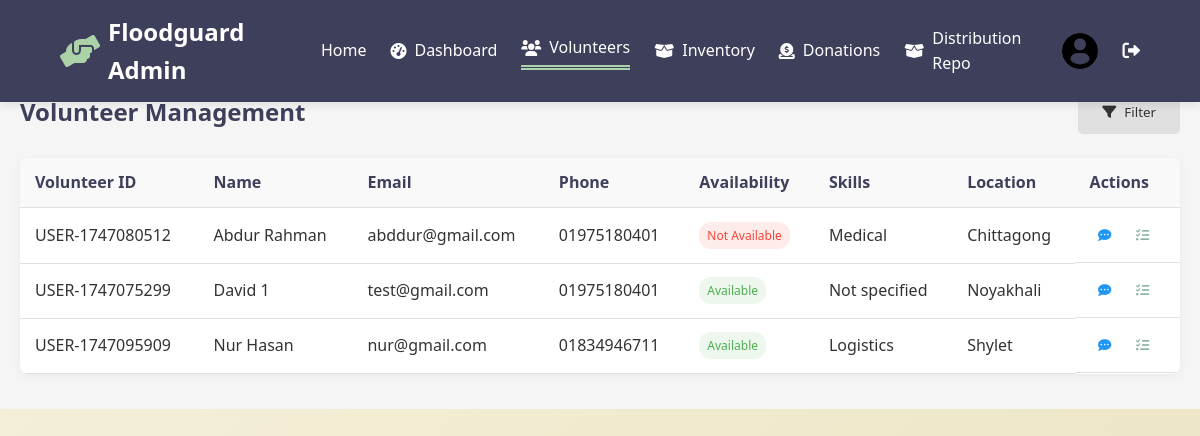
Screenshot of /volunteers.php (signed in) with the database file from the repository.
### tables this page shows
CREATE TABLE `volunteer_profiles` (
  `volunteer_id` varchar(20) NOT NULL,
  `skill_type` varchar(100) DEFAULT NULL,
  `location` varchar(100) DEFAULT NULL,
  `is_available` tinyint(1) DEFAULT 1,
  `people_helped` int(11) DEFAULT 0,
  `emergency_contact_name` varchar(100) DEFAULT NULL,
  `emergency_contact_phone` varchar(20) DEFAULT NULL
);

CREATE TABLE `users` (
  `user_id` varchar(20) NOT NULL,
  `first_name` varchar(50) NOT NULL,
  `last_name` varchar(50) NOT NULL,
  `email` varchar(100) NOT NULL,
  `password` varchar(255) NOT NULL,
  `phone` varchar(20) NOT NULL,
  `role` enum('admin','volunteer','donor') NOT NULL,
  `profile_image` varchar(255) DEFAULT NULL,
  `registration_date` datetime DEFAULT current_timestamp(),
  `last_login` datetime DEFAULT NULL,
  `status` enum('active','inactive','suspended') DEFAULT 'active'
);

### volunteers.php (the view, shortened to what this page needs)
<?php
$conn = new mysqli('localhost', 'root', '', 'floodguard');
$volunteers_query = "
    SELECT u.user_id, u.first_name, u.last_name, u.email, u.phone,
           vp.is_available, vp.skill_type, vp.location, vp.people_helped
    FROM users u
    LEFT JOIN volunteer_profiles vp ON u.user_id = vp.volunteer_id
    WHERE u.role = 'volunteer'
    ORDER BY u.first_name";
$volunteers_result = $conn->query($volunteers_query);
?>
<!DOCTYPE html>
<html lang="en">
<head>
    <link rel="stylesheet" href="style.css">
    <link rel="stylesheet" href="modal.css">
    <link rel="stylesheet" href="https://cdnjs.cloudflare.com/ajax/libs/font-awesome/6.0.0-beta3/css/all.min.css">
</head>
<body>
    <nav class="navbar">
        <div class="logo">
            <i class="fas fa-hands-helping"></i>
            <h1>Floodguard Admin</h1>
        </div>
        <ul class="nav-links">
            <li><a href="index.html"> Home</a></li>
            <li><a href="admin-dashboard.php"><i class="fas fa-tachometer-alt"></i> Dashboard</a></li>
            <li class="active"><a href="volunteers.html"><i class="fas fa-users"></i> Volunteers</a></li>
            <li><a href="inventory.html"><i class="fas fa-box-open"></i> Inventory</a></li>
            <li><a href="donations.html"><i class="fas fa-donate"></i> Donations</a></li>
            <li><a href="distribution-repo.html"><i class="fas fa-box-open"></i> Distribution Repo</a></li>
            <li>
                <div class="admin-profile">
                    <img src="profile-user.png" alt="Admin Profile">
                </div>
            </li>
            <li><a href="#" class="logout-btn"><i class="fas fa-sign-out-alt"></i></a></li>
        </ul>
    </nav>
    <div class="admin-container">
        <main class="main-content">
            <section class="volunteers-section">
                <div class="section-header">
                    <h2>Volunteer Management</h2>
                    <div class="section-actions">
                        <button class="btn btn-secondary"><i class="fas fa-filter"></i> Filter</button>
                    </div>
                </div>
                <div class="table-container">
                    <table class="data-table">
                        <thead>
                            <tr>
                                <th>Volunteer ID</th>
                                <th>Name</th>
                                <th>Email</th>
                                <th>Phone</th>
                                <th>Availability</th>
                                <th>Skills</th>
                                <th>Location</th>
                                <th>Actions</th>
                            </tr>
                        </thead>
                        <tbody>
                            <?php while ($row = $volunteers_result->fetch_assoc()): ?>
                            <tr>
                                <td><?php echo htmlspecialchars($row['user_id']); ?></td>
                                <td><?php echo htmlspecialchars($row['first_name'] . ' ' . $row['last_name']); ?></td>
                                <td><?php echo htmlspecialchars($row['email']); ?></td>
                                <td><?php echo htmlspecialchars($row['phone']); ?></td>
                                <td>
                                    <span class="badge <?php echo $row['is_available'] ? 'available' : 'not-available'; ?>">
                                        <?php echo $row['is_available'] ? 'Available' : 'Not Available'; ?>
                                    </span>
                                </td>
                                <td><?php echo htmlspecialchars($row['skill_type'] ?? 'Not specified'); ?></td>
                                <td><?php echo htmlspecialchars($row['location'] ?? 'Not specified'); ?></td>
                                <td class="actions">
                                    <button class="action-btn chat-btn" title="Chat"
                                            onclick="openChat('<?php echo $row['user_id']; ?>', '<?php echo $row['first_name'] . ' ' . $row['last_name']; ?>')">
                                        <i class="fas fa-comment-dots"></i>
                                    </button>
                                    <button class="action-btn assign-btn" title="Assign Task"
                                            onclick="openTaskModal('<?php echo $row['user_id']; ?>',
                                                                 '<?php echo addslashes($row['first_name'] . ' ' . $row['last_name']); ?>')">
                                        <i class="fas fa-tasks"></i>
                                    </button>
                                </td>
                            </tr>
                            <?php endwhile; ?>
                        </tbody>
                    </table>
                </div>
            </section>
        </main>
    </div>
</body>
</html>

### style.css (style rules this page uses)
:root { --primary-color: #3E3F5B; --secondary-color: #8AB2A6; --accent-color: #ACD3A8; --highlight-color: #ACD3A8; --light-color: #F6F1DE; --light-bg: #EBE5C2; --text-dark: #333; --text-light: #fff; --success-color: #4CAF50; --warning-color: #FFC107; --danger-color: #F44336; --info-color: #2196F3; --border-color: #e0e0e0; --border-radius: 8px; --shadow: 0 2px 10px rgba(0, 0, 0, 0.05); --glass-bg: rgba(255, 255, 255, 0.15); --glass-border: 1px solid rgba(255, 255, 255, 0.18); --glass-shadow: 0 8px 32px 0 rgba(31, 38, 135, 0.15); --glass-blur: blur(10px); }
* { margin: 0; padding: 0; box-sizing: border-box; font-family: 'Segoe UI', Tahoma, Geneva, Verdana, sans-serif; }
body { background: linear-gradient(135deg, var(--light-color), var(--light-bg)); color: var(--text-dark); line-height: 1.6; min-height: 100vh; }
.navbar { display: flex; justify-content: space-between; align-items: center; padding: 1rem 5%; color: var(--text-light); position: sticky; top: 0; z-index: 100; background-color: var(--primary-color); border-radius: 0; }
.logo { display: flex; align-items: center; gap: 0.5rem; }
.logo i { font-size: 2rem; color: var(--accent-color); }
.logo h1 { font-size: 1.5rem; }
.nav-links { display: flex; list-style: none; gap: 2rem; }
.nav-links a { color: var(--text-light); text-decoration: none; font-weight: 500; transition: color 0.3s; }
.nav-links .active { color: var(--highlight-color); border-bottom: 2px solid var(--highlight-color); padding-bottom: 0.3rem; }
.btn, .cta-button, .login-button, .signup-button { display: inline-flex; align-items: center; gap: 8px; padding: 0.8rem 1.5rem; border: none; border-radius: 5px; cursor: pointer; font-weight: 500; transition: all 0.3s; text-decoration: none; text-align: center; }
.btn i { font-size: 14px; }
.btn-secondary { background-color: #e0e0e0; color: var(--text-dark); }
.admin-container { padding-top: 70px; min-height: 100vh; }
.main-content { padding: 20px; background-color: #f5f5f5; overflow-y: auto; }
.navbar { position: fixed; top: 0; width: 100%; z-index: 1000; padding: 0.8rem 5%; background-color: var(--primary-color); box-shadow: 0 2px 10px rgba(0, 0, 0, 0.1); }
.nav-links { display: flex; align-items: center; gap: 1.5rem; }
.nav-links a { display: flex; align-items: center; gap: 0.5rem; color: var(--text-light); text-decoration: none; font-weight: 500; transition: color 0.3s; }
.nav-links .active { color: var(--accent-color); position: relative; }
.nav-links .active::after { content: ''; position: absolute; bottom: -5px; left: 0; width: 100%; height: 2px; background-color: var(--accent-color); }
.admin-profile { display: flex; align-items: center; gap: 10px; color: var(--text-light); }
.admin-profile img { width: 36px; height: 36px; border-radius: 50%; object-fit: cover; }
.logout-btn { color: var(--text-light); font-size: 1.1rem; transition: color 0.3s; }
.table-container { background-color: var(--text-light); border-radius: 8px; box-shadow: 0 2px 10px rgba(0, 0, 0, 0.05); overflow-x: auto; margin-bottom: 15px; }
.data-table { width: 100%; border-collapse: collapse; }
.data-table th, .data-table td { padding: 12px 15px; text-align: left; border-bottom: 1px solid var(--border-color); }
.data-table th { background-color: #f9f9f9; color: var(--primary-color); font-weight: 600; }
.badge { display: inline-block; padding: 4px 8px; border-radius: 12px; font-size: 12px; font-weight: 500; }
.badge.available, .badge.good, .badge.approved { background-color: rgba(76, 175, 80, 0.1); color: var(--success-color); }
.badge.not-available, .badge.rejected { background-color: rgba(244, 67, 54, 0.1); color: var(--danger-color); }
.actions { display: flex; gap: 8px; }
.action-btn { width: 30px; height: 30px; border-radius: 50%; border: none; background-color: transparent; cursor: pointer; display: flex; align-items: center; justify-content: center; transition: all 0.3s; }
.chat-btn, .edit-btn { color: var(--info-color); }
.assign-btn { color: var(--secondary-color); }
.section-header { display: flex; justify-content: space-between; align-items: center; margin-bottom: 1.5rem; }
.section-header h2 { color: var(--primary-color); display: flex; align-items: center; gap: 0.5rem; }
.section-actions { display: flex; gap: 1rem; }

### rows the page displays
volunteer_profiles: volunteer_id.user_id "USER-1747080512", volunteer_id.last_name "Abdur Rahman", volunteer_id.email "abddur@gmail.com", volunteer_id.phone "01975180401", is_available "Not Available", skill_type "Medical", location "Chittagong"
volunteer_profiles: volunteer_id.user_id "USER-1747075299", volunteer_id.last_name "David 1", volunteer_id.email "test@gmail.com", volunteer_id.phone "01975180401", is_available "Available", skill_type "Not specified", location "Noyakhali"
volunteer_profiles: volunteer_id.user_id "USER-1747095909", volunteer_id.last_name "Nur Hasan", volunteer_id.email "nur@gmail.com", volunteer_id.phone "01834946711", is_available "Available", skill_type "Logistics", location "Shylet"
